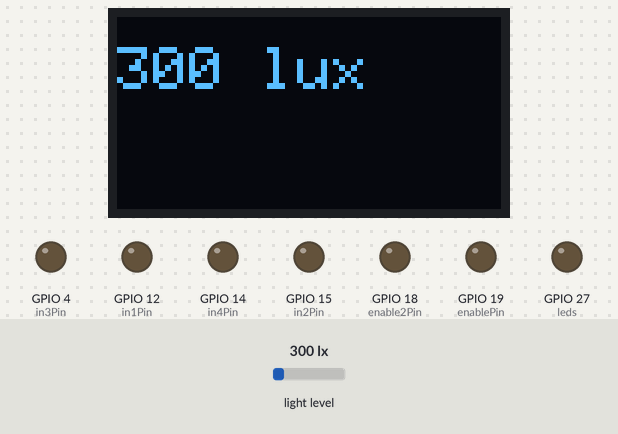
A sketch run on a simulated ESP32. Shown: 128×64 one-colour display, output pins drawn as LEDs (lit = HIGH). Wiring (inferred from the names in the program): BH1750 light sensor at I2C address 0x23. Inputs (shaded band) come from the test bench; at power-on: light level 300 lx. WiFi joins after 1.5 s; servers stay silent unless stated; what the sketch prints to the serial monitor is not drawn.

Above: at 5.0 s.
5.1 s: light level set to 40 lx
At 6.4 s:
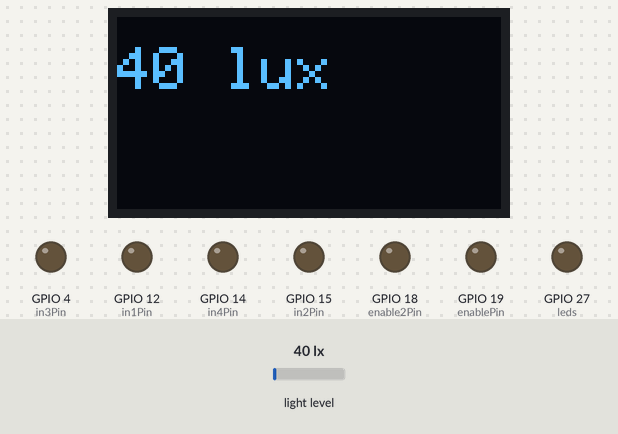
6.8 s: light level set to 500 lx
At 8.4 s:
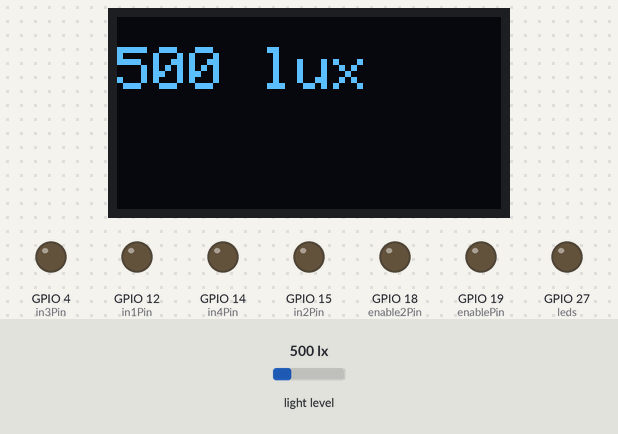
8.7 s: light level set to 1000 lx
At 10.5 s:
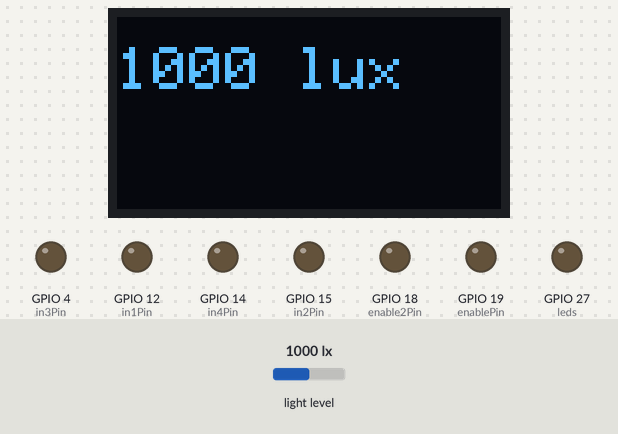
Timing chart, 0 to 12.0 s (numbered marks = the images above; inputs shaded):
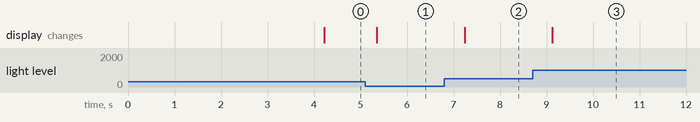

The sketch:

RC_car.ino
```cpp
int enablePin = 19;
int in1Pin = 12;
int in2Pin = 15;
int enable2Pin = 18;
int in3Pin = 4;
int in4Pin = 14;
int leds = 27;
#define BLYNK_PRINT Serial

#include <WiFi.h>
#include <WiFiClient.h>
#include <BlynkSimpleEsp32.h>

// You should get Auth Token in the Blynk App.
// Go to the Project Settings (nut icon).
char auth[] = "your auth";

// Your WiFi credentials.
// Set password to "" for open networks.
char ssid[] = "your ssid";
char pass[] = "your pass";

#include <Wire.h>
#include <Adafruit_GFX.h>
#include <Adafruit_SSD1306.h>
#include <math.h>
int BH1750address = 0x23; //i2c address

byte buff[2];

#define SCREEN_WIDTH 128 // OLED display width, in pixels
#define SCREEN_HEIGHT 64 // OLED display height, in pixels

// Declaration for an SSD1306 display connected to I2C (SDA, SCL pins)
Adafruit_SSD1306 display(SCREEN_WIDTH, SCREEN_HEIGHT, &Wire, -1);

void setup() {
  // put your setup code here, to run once:
pinMode(in1Pin, OUTPUT);
pinMode(in2Pin, OUTPUT);
pinMode(enablePin, OUTPUT);
pinMode(in3Pin, OUTPUT);
pinMode(in4Pin, OUTPUT);
pinMode(enable2Pin, OUTPUT);
pinMode(leds, OUTPUT);

pinMode(in1Pin, HIGH);
pinMode(in2Pin, HIGH);
pinMode(enablePin, HIGH);
pinMode(in3Pin, HIGH);
pinMode(in4Pin, HIGH);
pinMode(enable2Pin, HIGH);

  Wire.begin();
  Serial.begin(115200);

  if(!display.begin(SSD1306_SWITCHCAPVCC, 0x3C)) { // Address 0x3D for 128x64
  Serial.println(F("SSD1306 allocation failed"));
  for(;;);
  }
  delay(2000);
  display.clearDisplay();

  delay(10);
  Serial.print("Connecting to ");
  Serial.println(ssid);

  WiFi.begin(ssid, pass);
  int wifi_ctr = 0;
  while (WiFi.status() != WL_CONNECTED) {
    delay(500);
    Serial.print(".");
  }

  Serial.println("WiFi connected");

  Blynk.begin(auth, ssid, pass);
  Blynk.config(auth, "blynk-cloud.com", 8442);
  Blynk.connectWiFi(ssid, pass);

}

void loop() {
Blynk.run();
 int i;
  uint16_t val=0;
  BH1750_Init(BH1750address);
  delay(200);

  if(2==BH1750_Read(BH1750address))
  {
    val=((buff[0]<<8)|buff[1])/1.2;
    Serial.print(val,DEC);
    Serial.println("lux");
  }
  delay(150);
  display.clearDisplay();
  display.setTextSize(2);
  display.setTextColor(WHITE);
  display.setCursor(0, 10);
  display.print(val,DEC);
  display.println(" lux");
  display.display();
  Blynk.virtualWrite(V1, val," lux"); //send lux value to virtual pin 1; add gauge to app & assign to virtual pin 1

  if(val < 10)
    {
      digitalWrite(leds,HIGH);
    } else {
      digitalWrite(leds,LOW);
    }
}

int BH1750_Read(int address) //
{
  int i=0;
  Wire.beginTransmission(address);
  Wire.requestFrom(address, 2);
  while(Wire.available()) //
  {
    buff[i] = Wire.read();  // receive one byte
    i++;
  }
  Wire.endTransmission();
  return i;
}

void BH1750_Init(int address)
{
  Wire.beginTransmission(address);
  Wire.write(0x10);//1lx reolution 120ms
  Wire.endTransmission();

}
```

Measured:
- after the input at 5.1 s, the display: changes after 0.25 s (image 1)
- after the input at 6.8 s, the display: changes after 0.44 s (image 2)
- after the input at 8.7 s, the display: changes after 0.42 s (image 3)
